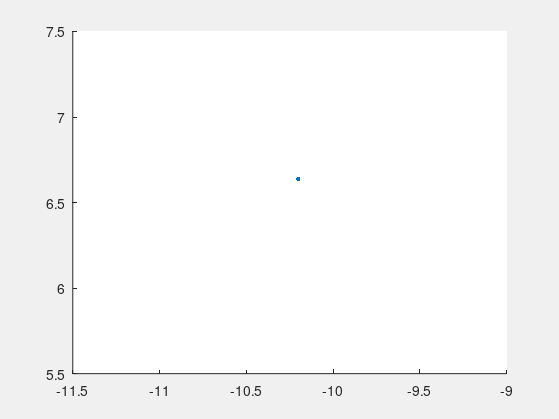
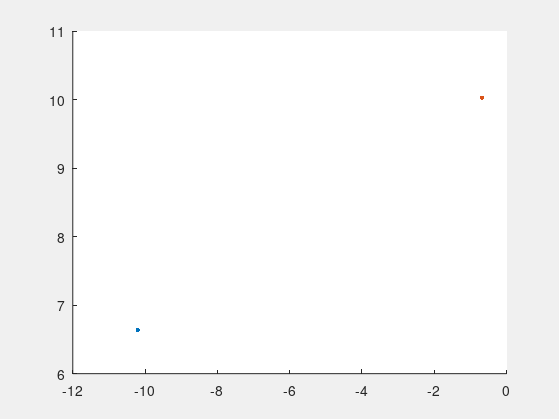
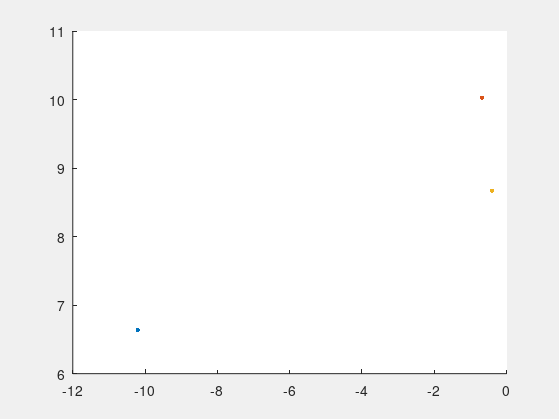
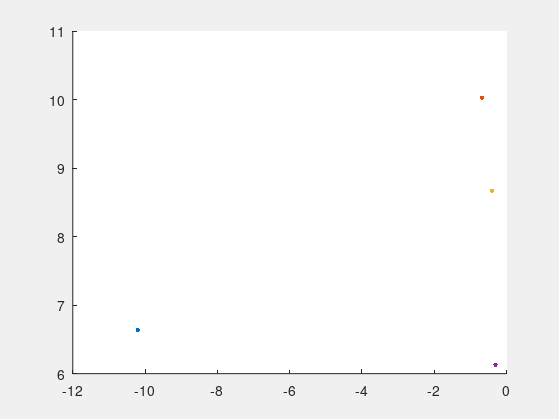

Reproduce these figures in MATLAB, in order.
function heatMap()
    s = load('stable/cluster');
    stable = s.stable;
    stableFeat = s.stableFeat;
    h=dialog ( 'visible', 'off', 'windowstyle', 'normal' );
    ax=axes('parent', h, 'nextplot', 'add' );
    hold on;
    
    for i=1:size(stableFeat,2)
        stableClusters = stable{i};
        for j=1:size(stableClusters,2)
            cluster = stableClusters{j};
            centroid = cluster{2};
            plot(ax,centroid(1),centroid(2),'.','MarkerSize',10*cluster{8});
            saveas(ax,'stable/heatMap','png');
        end
    end
    
end